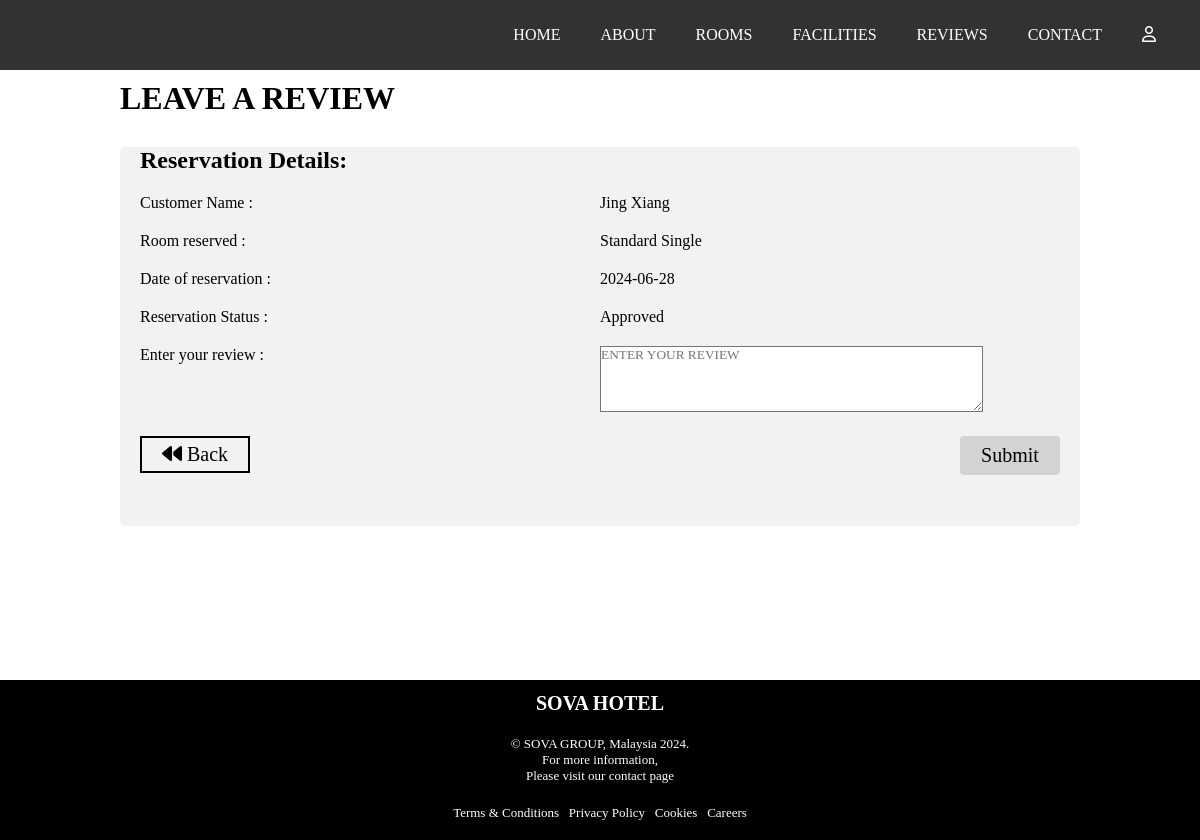
Screenshot of /userwritereview.php?reservationid=2 (signed in) with the database file from the repository.
### tables this page shows
CREATE TABLE `customer` (
  `customer_id` int(11) NOT NULL AUTO_INCREMENT,
  `customer_name` varchar(100) NOT NULL,
  `customer_email` varchar(100) NOT NULL,
  `customer_contactnum` varchar(100) NOT NULL,
  `customer_password` varchar(100) NOT NULL,
  `customer_secret` varchar(100) NOT NULL,
  PRIMARY KEY (`customer_id`)
);

CREATE TABLE `room` (
  `room_id` int(11) NOT NULL AUTO_INCREMENT,
  `room_name` varchar(100) NOT NULL,
  `room_description` varchar(1000) NOT NULL,
  `room_price` decimal(10,2) NOT NULL,
  `room_image` varchar(100) NOT NULL,
  PRIMARY KEY (`room_id`)
);

CREATE TABLE `reservation` (
  `reservation_id` int(11) NOT NULL AUTO_INCREMENT,
  `customer_id` int(11) DEFAULT NULL,
  `room_id` int(11) DEFAULT NULL,
  `reservation_date` date NOT NULL,
  `reservation_date_in` date NOT NULL,
  `reservation_date_out` date NOT NULL,
  `total_payment` varchar(100) NOT NULL,
  `reservation_status` varchar(100) NOT NULL,
  `payment_type` varchar(50) NOT NULL,
  `account_number` varchar(30) NOT NULL,
  PRIMARY KEY (`reservation_id`),
  KEY `fk_customer` (`customer_id`),
  KEY `fk_room` (`room_id`),
  CONSTRAINT `fk_customer` FOREIGN KEY (`customer_id`) REFERENCES `customer` (`customer_id`) ON DELETE CASCADE ON UPDATE CASCADE,
  CONSTRAINT `fk_room` FOREIGN KEY (`room_id`) REFERENCES `room` (`room_id`) ON DELETE CASCADE ON UPDATE CASCADE
);

### userwritereview.php (the view, shortened to what this page needs)
<?php
    include 'config.php';
    $reservationid = $_GET['reservationid'];
    $id = $_SESSION['user_id'];
    $sql = "SELECT * FROM reservation WHERE reservation_id = $reservationid";
    $result = mysqli_query($conn, $sql);
    $row = mysqli_fetch_assoc($result);
    $reservationdate = $row['reservation_date'];
    $reservationstatus = $row['reservation_status'];
    $roomid = $row['room_id'];
    $sql2 = "SELECT * FROM room WHERE room_id = $roomid";
    $result2 = mysqli_query($conn, $sql2);
    $row = mysqli_fetch_assoc($result2);
    $roomname = $row['room_name'];
    include 'navbar.php';
    $sql3 = "SELECT * FROM customer WHERE customer_id = $id";
    $result3 = mysqli_query($conn, $sql3);
    $row = mysqli_fetch_assoc($result3);
    $customername = $row['customer_name'];
    include 'navbar.php';
?>
<!DOCTYPE html>
<html lang="en">
<head>
</head>
<body>
    <div style="height:10vh; );"></div>
    <div class="flex-container">
        <div class="flex-side"></div>
        <div class="flex-main" style="min-height: 75vh;">
            <h1>Leave A Review</h1>
            <div class="container">
            <form method="post">
                <h2>Reservation Details:</h2>
                    <p class="row">
                        <p class="col-50">Customer Name :</p>
                        <p class="col-50"><?php echo $customername ?></p>
                    </p>
                    <p class="row">
                        <p class="col-50">Room reserved :</p>
                        <p class="col-50"><?php echo $roomname ?></p>
                    </p>
                    <p class="row">
                        <p class="col-50">Date of reservation :</p>
                        <p class="col-50"><?php echo $reservationdate ?></p>
                    </p>
                    <p class="row">
                        <p class="col-50">Reservation Status :</p>
                        <p class="col-50"><?php echo $reservationstatus ?></p>
                    </p>
                    <p class="row">
                        <p class="col-50">Enter your review :</p>
                        <p class="col-50"><textarea name="reviewdescription" rows="4" cols="50" required placeholder="ENTER YOUR REVIEW" autocomplete="off"></textarea></p>
                    </p>
                    <input type="submit" name="submit" value="Submit">
                    <button class="back"><a href="userviewreservation.php"><i class="fa-sharp fa-solid fa-backward"></i> Back</a></button>
            </form>
            </div>
        </div>
        <div class="flex-side"></div>
    </div>
    <footer>
        <?php include 'footer.php'; ?>
    </footer>
</body>
</html>

### navbar.css (style rules this page uses)
* { margin: 0%; padding: 0%; background-size: cover; background-repeat: no-repeat; background-attachment: fixed; background-position: center; box-sizing: border-box; font-family: FS Meridian Regular; }
h1 { font-family: FS Meridian Thin; text-transform: uppercase; }
button { background-color: transparent; font-size: 1.25rem; min-width: 6.25rem; min-height: 1.875rem; border: 0.125rem solid black; text-decoration: none; }
button a { color: black; text-decoration: none; }
input[type=submit] { background-color: transparent; font-size: 1.25rem; min-width: 6.25rem; min-height: 1.875rem; border: 0.125rem solid black; text-decoration: none; color: black; text-decoration: none; }
.flex-container { display: flex; }
.flex-side { width: 10%; }
.flex-main { width: 80%; align-items: center; }

### userwritereview.php (style rules this page uses)
.container { border-radius: 5px; background-color: #f2f2f2; padding: 0px 20px 200px; margin: 30px 0px; text-align: justify; }
.col-50 { float: left; width: 50%; margin-top: 20px; }
.row:after { content: ""; display: table; clear: both; }
input[type=submit] { background-color: #D3D3D3; color: black; margin-top: 20px; border: none; border-radius: 4px; cursor: pointer; float: right; padding: 8px 5px; }
.back { padding: 5px 20px; margin-top: 20px; cursor: pointer; float: left; }

### footer.php (style rules this page uses)
:root { --fs-desc: clamp(0.5rem, 1.1rem, 1.5rem); }
footer { min-height: 20vh; font-size: var(--fs-desc); background-color:black; color: white; padding-top: 1%; }

### rows the page displays
customer: customer_name "Jing Xiang"
room: room_name "Standard Single"
reservation: reservation_date "2024-06-28", reservation_status "Approved"
